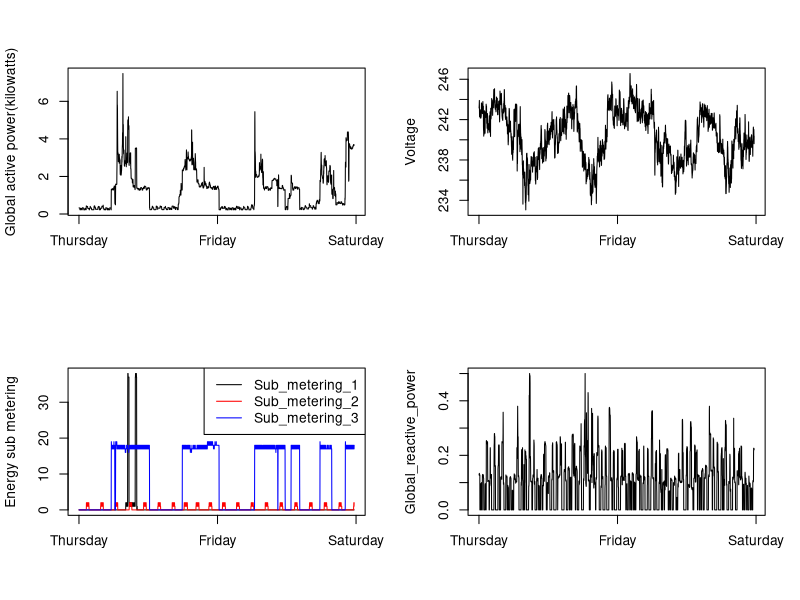

Write R code to recreate this figure.
df_sub<-read.table("household_power_subset.txt",header = TRUE,sep = ";")

## plot 4 
png(filename = "Plot4.png",width = 480,height = 480)
par(mfrow=c(2,2))
plot(df_sub$Global_active_power,type = "l",xaxt="n",xlab="",ylab="Global active power(kilowatts)")
axis(1,at=2900,"Saturday")
axis(1,at=1450,"Friday")
axis(1,at=0,"Thursday")

plot(df_sub$Voltage,type = "l",xaxt="n",xlab="",ylab="Voltage")
axis(1,at=2900,"Saturday")
axis(1,at=1450,"Friday")
axis(1,at=0,"Thursday")

plot(df_sub$Sub_metering_1,type = "l",xaxt="n",xlab="",ylab="Energy sub metering")
lines(df_sub$Sub_metering_2,type = "l",col="red",xaxt="n")
lines(df_sub$Sub_metering_3,col="blue",xaxt="n")
axis(1,at=2900,"Saturday")
axis(1,at=1450,"Friday")
axis(1,at=0,"Thursday")

legend("topright",legend = c("Sub_metering_1",
                             "Sub_metering_2",
                             "Sub_metering_3"),col=c("black","red","blue"),
       cex = 1,lty = 1)

plot(df_sub$Global_reactive_power,type = "l",xaxt="n",xlab="",ylab="Global_reactive_power")
axis(1,at=2900,"Saturday")
axis(1,at=1450,"Friday")
axis(1,at=0,"Thursday")

dev.off()